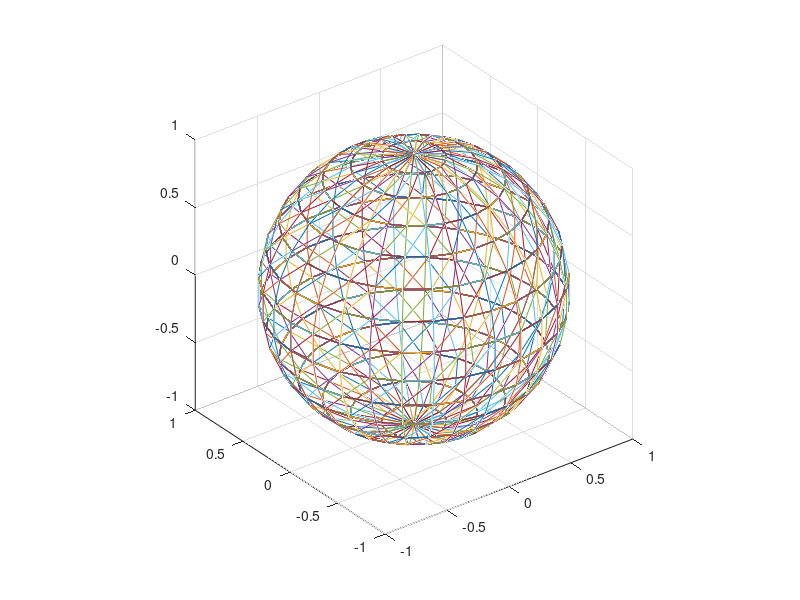

The MATLAB source for this figure: (Note: this script raises an error after producing the figure.)
clc
clear
fi0_plt = 0;
fi1_plt = 360;
R_plt = 1;
R0_plt = 0;
R1_plt = 1;
M_plt = 30;
dfi_plt = (fi1_plt-fi0_plt)/M_plt;
dR_plt = (R1_plt-R0_plt)/M_plt;
fi_plt = [fi0_plt:dfi_plt:fi1_plt];
aa_plt=pi/180;
theta0_plt=0;
theta1_plt=360;
dtheta_plt=(theta1_plt-theta0_plt)/M_plt;
theta_plt=[theta0_plt:dtheta_plt:theta1_plt];
t_plt=0;
tt_plt=-1;
for j=1:M_plt/2+1
    tt_plt=tt_plt+1;
    t_plt=tt_plt;
    for i=1:M_plt+1
        t_plt=t_plt+1;
        b_plt(t_plt)=t_plt;
        x_plt(i)=R_plt*sin(aa_plt*fi_plt(i))*cos(aa_plt*theta_plt(j));
        y_plt(i)=R_plt*sin(aa_plt*fi_plt(i))*sin(aa_plt*theta_plt(j));
        z_plt(i)=R_plt*cos(aa_plt*fi_plt(i));
        %pause
        %v(1:6,b(t))=[ x(i) y(i) z(i) fi(i) theta(j) b(t)];
    end
plot3(x_plt,y_plt,z_plt)
axis equal
grid on
hold on
end

t_plt=0;
tt_plt=-1;
for j=1:M_plt/2+1
    tt_plt=tt_plt+1;
    t_plt=tt_plt;
    for i=1:M_plt+1
        t_plt=t_plt+1;
        bb(t_plt)=t_plt;
        xx_plt(i)=R_plt*sin(aa_plt*fi_plt(j))*cos(aa_plt*theta_plt(i));
        yy_plt(i)=R_plt*sin(aa_plt*fi_plt(j))*sin(aa_plt*theta_plt(i));
        zz_plt(i)=R_plt*cos(aa_plt*fi_plt(j));
        %pause
        %ang=45;
        %RR = rotx(ang);
        %vv = [xx(i);yy(i);zz(i)];
        %pause
        %yyy = RR*vv;
        %vvv(1:6,bb(t))=[ yyy(1) yyy(2) yyy(3) fi(j) theta(i) bb(t)];
        plot3(xx_plt,yy_plt,zz_plt)
        %plot3(vvv(1,bb(t)),vvv(2,bb(t)),vvv(3,bb(t)),'r*')
        axis equal
        grid on
        hold on
    end
end

addpath(genpath(pwd));
rng(222)
disp('Start.');

for iter = 1:3

    mse_p_ls = 0;
    mse_p_hb = 0;
    mse_p_tk = 0;

    mse_v_ls = 0;
    mse_v_hb = 0;
    mse_v_tk = 0;

    seed = randi(1000);
    %rng(seed);
    fprintf('seed: %f\n', seed)

    synth_sphere_data_mse
    
    plot3(Yp(1,1),Yp(2,1),Yp(3,1),'r*')

    for i = 1:ntest
        Y = Y_raw(:,:,i);
        Ybar = karcher_mean_sphere(Y,[],500);   

        [pls, Vls, Els, Yhatls, gnormls] = mglm_sphere(X,Y);
        mse_p_ls = mse_p_ls + norm(logmap_sphere(Yp(:,1),pls))^2;
        for j = 1:npivots
            mse_v_ls = mse_v_ls + norm(V(:,j)-Vls(:,j))^2;
        end

        [phb, Vhb, Ehb, Yhathb, gnormhb] = mglm_sphere_huber(X,Y);
        mse_p_hb = mse_p_hb + norm(logmap_sphere(Yp(:,1),phb))^2;
        for j = 1:npivots
            mse_v_hb = mse_v_hb + norm(V(:,j)-Vhb(:,j))^2;
        end

        [ptk, Vtk, Etk, Yhattk, gnormtk] = mglm_sphere_tukey(X,Y);
        mse_p_tk = mse_p_tk + norm(logmap_sphere(Yp(:,1),ptk))^2;
        for j = 1:npivots
            mse_v_tk = mse_v_tk + norm(V(:,j)-Vtk(:,j))^2;
        end
        
        plot333(pls,phb,ptk)

        %x = [Y(1,:),Yhatls(1,:),Yhathb(1,:),Yhattk(1,:)];
        %y = [Y(2,:),Yhatls(2,:),Yhathb(2,:),Yhattk(2,:)];
        %labels = cellstr( num2str([1:400]') );  %' # labels correspond to their order

        %plot(x, y, 'rx')
        %text(x, y, labels, 'VerticalAlignment','bottom','HorizontalAlignment','right')
    end
    fprintf('mse_p_ls %f mse_p_hb %f mse_p_tk %f\n', mse_p_ls/ntest, mse_p_hb/ntest, mse_p_tk/ntest)
    fprintf('mse_v_ls %f mse_v_hb %f mse_v_tk %f\n', mse_v_ls/ntest, mse_v_hb/ntest, mse_v_tk/ntest)
end

function plot333(point1,point2,point3)
    plot3(point1(1,1),point1(2,1),point1(3,1),'b*')
    plot3(point2(1,1),point2(2,1),point2(3,1),'g*')
    plot3(point3(1,1),point3(2,1),point3(3,1),'m*')
end